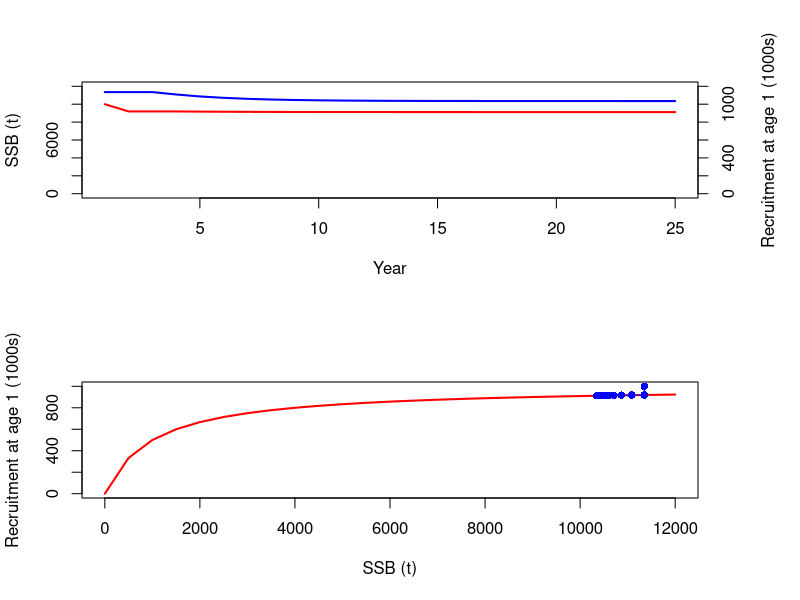
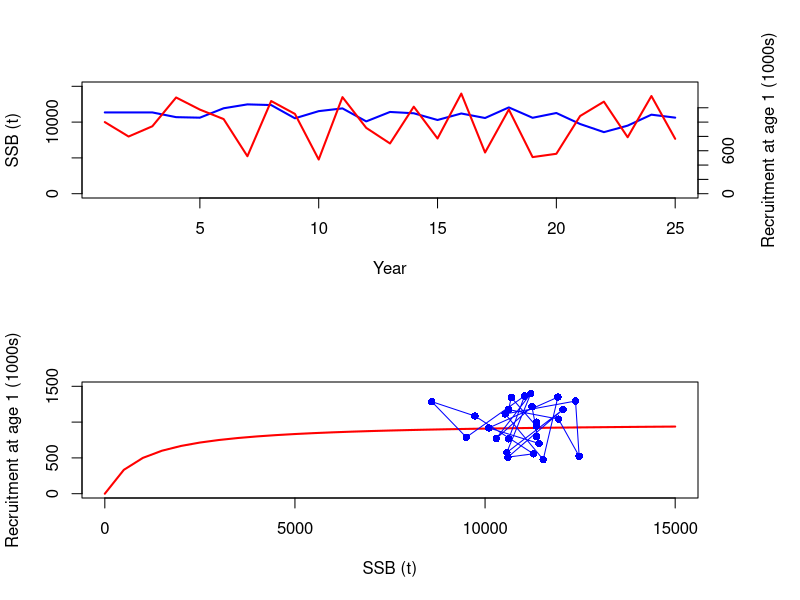

The R script that drew these images, in order:
################################################################################
## 1  Mortality

Amax <- 15
age <- 1:Amax
Ninit <- 1000
Nvec <- numeric(Amax)
M <- rep(0.2, Amax)
Fmort <- c(0, 0, rep(0.3,Amax-2))

Nvec[1] <- Ninit
for(a in 1:(Amax-1))
  Nvec[a+1] <- Nvec[a] * exp(-M[a]-Fmort[a])

data.frame(age, Nvec, M, Fmort)

################################################################################
## 2  Growth

Winf <- 10
k <- 0.5
t0 <- -0.1
b <- 3

w <- Winf * (1-exp(-k*(age-t0)))^b
B <- Nvec * w

data.frame(age, Nvec, w, B)
sum(B)

################################################################################
## 3  Recruitment

mat <- c(0, 0, rep(1,Amax-2))
SSBvec <- B * mat
sum(SSBvec)

alpha <- 1000
beta <- 1000
Tmax <- 25
year <- 1:Tmax

N <- matrix(nrow=Amax, ncol=Tmax)
SSB <- matrix(nrow=Amax, ncol=Tmax)

N[,1] <- Nvec
SSB[,1] <- N[,1] * mat * w

N[1,2] <- (alpha*sum(SSB[,1])) / (beta+sum(SSB[,1]))
for(a in 1:(Amax-1))
  N[a+1,2] <- N[a,1] * exp(-M[a]-Fmort[a])
SSB[,2] <- N[,2] * mat * w

for(t in 1:(Tmax-1))
{
  N[1,t+1] <- (alpha*sum(SSB[,t])) / (beta+sum(SSB[,t]))
  for(a in 1:(Amax-1))
    N[a+1,t+1] <- N[a,t] * exp(-M[a]-Fmort[a])
  SSB[,t+1] <- N[,t+1] * mat * w
}

t(round(N))

SR <- data.frame(year, SSB=colSums(SSB), Rec=N[1,])

SSB.curve <- seq(0, 12000, by=500)
Rec.curve <- (alpha*SSB.curve) / (beta+SSB.curve)

par(mfrow=c(2,1), oma=c(0,0,0,3))
plot(year, SR$SSB, ylim=c(0,12000), type="l", lwd=2, col="blue", xlab="Year",
     ylab="SSB (t)")
lines(year, SR$Rec*10, lwd=2, col="red")
axis(4, at=seq(0,12000,by=2000), labels=seq(0,1200,by=200))
mtext("Recruitment at age 1 (1000s)", side=4, line=3)

plot(SSB.curve, Rec.curve, ylim=c(0,1000), type="l", xlab="SSB (t)",
     ylab="Recruitment at age 1 (1000s)", lwd=2, col="red")
points(SR$SSB, SR$Rec, type="o", pch=16, col="blue")

data.frame(SSB.curve, Rec.curve)

################################################################################
## 4  Recruitment variability

v <- 1000

## Year 1
N[,1] <- Nvec
SSB[,1] <- N[,1] * mat * w

## Later years
for(t in 1:(Tmax-1))
{
  N[1,t+1] <- (alpha*sum(SSB[,t])) / (beta+sum(SSB[,t])) + v*runif(1,-0.5,0.5)
  for(a in 1:(Amax-1))
    N[a+1,t+1] <- N[a,t] * exp(-M[a]-Fmort[a])
  SSB[,t+1] <- N[,t+1] * mat * w
}

t(round(N))

SR <- data.frame(year, SSB=colSums(SSB), Rec=N[1,])

SSB.curve <- seq(0, 15000, by=500)
Rec.curve <- (alpha*SSB.curve) / (beta+SSB.curve)

plot(year, SR$SSB, ylim=c(0,15000), type="l", lwd=2, col="blue", xlab="Year",
     ylab="SSB (t)")
lines(year, SR$Rec*10, lwd=2, col="red")
axis(4, at=seq(0,12000,by=2000), labels=seq(0,1200,by=200))
mtext("Recruitment at age 1 (1000s)", side=4, line=3)

plot(SSB.curve, Rec.curve, xlim=c(0,15000), ylim=c(0,1500), type="l",
     xlab="SSB (t)", ylab="Recruitment at age 1 (1000s)", lwd=2, col="red")
points(SR$SSB, SR$Rec, type="o", pch=16, col="blue")
